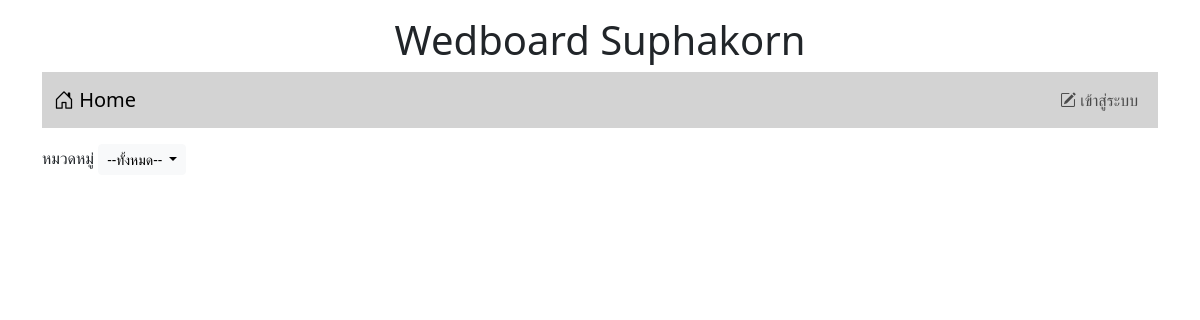
/, run on an earlier commit of the app's database.
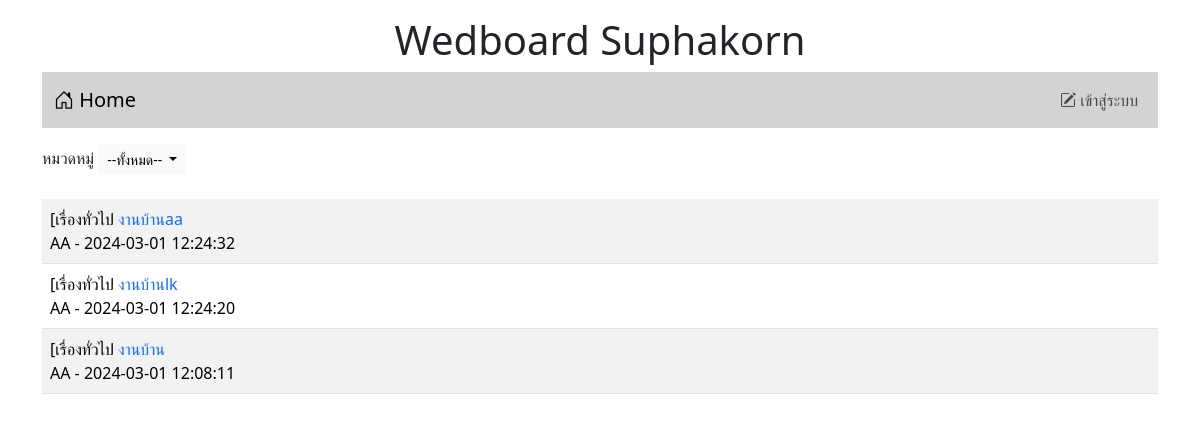
And on a later commit of the database.
### tables this page shows
CREATE TABLE `post` (
  `id` int(11) NOT NULL,
  `title` varchar(128) NOT NULL,
  `content` varchar(2048) NOT NULL,
  `post_date` datetime NOT NULL,
  `cat_id` int(11) NOT NULL,
  `user_id` int(11) NOT NULL
);

CREATE TABLE `category` (
  `id` int(11) NOT NULL,
  `name` varchar(32) NOT NULL
);

CREATE TABLE `user` (
  `id` int(11) NOT NULL,
  `login` varchar(32) NOT NULL,
  `password` varchar(64) NOT NULL,
  `name` varchar(64) NOT NULL,
  `gender` char(1) NOT NULL,
  `email` varchar(32) NOT NULL,
  `role` char(1) NOT NULL
);

### index.php (the view, shortened to what this page needs)
<!DOCTYPE html>
<html lang="en">
<head>
    <link rel="stylesheet" href="bootstrap-5.3.2-dist/css/bootstrap.min.css">
    <link rel="stylesheet" href="https://cdn.jsdelivr.net/npm/bootstrap-icons@1.11.3/font/bootstrap-icons.min.css">
</head>
<body>
    <div class="container">
    <h1 style="text-align: center;" class="mt-3">Wedboard Suphakorn</h1>
    <?php include "nav.php" ?>
<div class="mt-3 d-flex justify-content-between">
    <div>
        <label> หมวดหมู่ </label>
            <span class="dropdown" >
  <button class="btn btn-light btn-sm dropdown-toggle" type="button" data-bs-toggle="dropdown" aria-expanded="false">
    --ทั้งหมด--
  </button>
</span>
    </div>
                </div>
        <table class="table table-striped mt-4">
           <?php
             $conn = new PDO("mysql:host=localhost;dbname=webboard;charset=utf8", "root", "");
            $sql = "SELECT t3.name,t1.title,t1.id,t2.login,t1.post_date FROM post as t1
            INNER JOIN user as t2 ON (t1.user_id=t2.id)
            INNER JOIN category as t3 ON (t1.cat_id=t3.id) ORDER BY t1.post_date desC";
            $result = $conn->query($sql);
            while($row = $result->fetch()){
            echo "<tr><td class='d-flex justify-content-between'>
           <div>[$row[0] <a href= post.php?id=$row[2]
            style=text-decoration:none>$row[1]</a><br>$row[3] - $row[4]</div>";
        }
            ?>
        </table>
            </div>
</body>
</html>

What changed in the data, as far as the page shows it:
added post: category.name "เรื่องทั่วไป", title "งานบ้านaa", user.login "AA", post_date "2024-03-01 12:24:32"
added post: category.name "เรื่องทั่วไป", title "งานบ้านlk", user.login "AA", post_date "2024-03-01 12:24:20"
added post: category.name "เรื่องทั่วไป", title "งานบ้าน", user.login "AA", post_date "2024-03-01 12:08:11"
